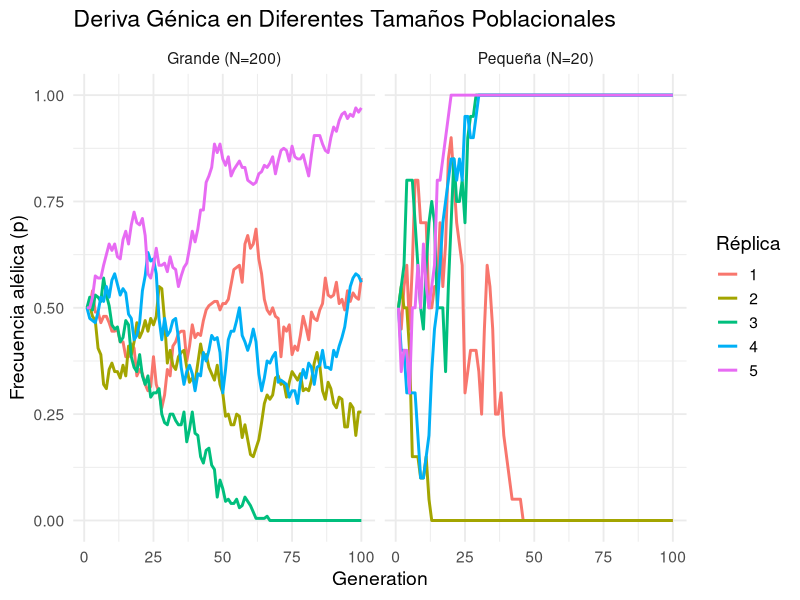

Reproduce this figure in R.
## ---- chunk 1
#| fig-height: 6
#| fig-width: 10
library(ggplot2)
set.seed(123)

# Parámetros
generations <- 100
p0 <- 0.5
n_small <- 20  # Población pequeña
n_large <- 200 # Población grande
reps <- 5      # Réplicas

simulate_drift <- function(N, p0, generations) {
  p <- numeric(generations)
  p[1] <- p0
  for (i in 2:generations) {
    p[i] <- rbinom(1, N, p[i-1])/N
  }
  return(p)
}

# Simular
data <- data.frame()
for (rep in 1:reps) {
  small <- simulate_drift(n_small, p0, generations)
  large <- simulate_drift(n_large, p0, generations)
  data <- rbind(data, 
                data.frame(Generation=1:generations, 
                          Frequency=small, 
                          Size="Pequeña (N=20)", 
                          Replicate=rep),
                data.frame(Generation=1:generations, 
                          Frequency=large, 
                          Size="Grande (N=200)", 
                          Replicate=rep))
}

# Graficar
ggplot(data, aes(x=Generation, y=Frequency, color=factor(Replicate))) +
  geom_line(linewidth=1) +
  facet_wrap(~Size) +
  labs(title="Deriva Génica en Diferentes Tamaños Poblacionales",
       y="Frecuencia alélica (p)", 
       color="Réplica") +
  theme_minimal(base_size=14) +
  ylim(0, 1)
